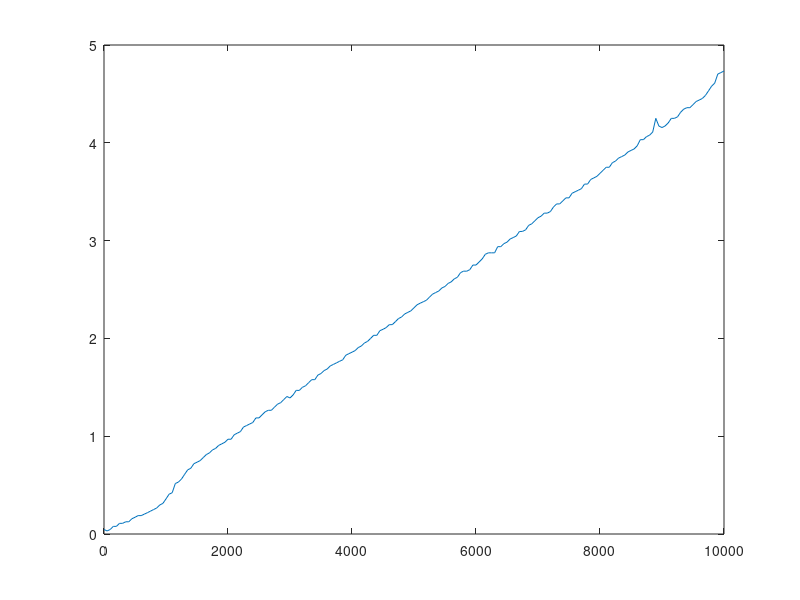

The MATLAB script that drew this image:
%SIZE 200 ; 100 NODOS EN C/PARTICION ; EJES AUMENTANDO DE 0 A 10000 EN PASOS DE A 50 ; PORCENTAJE DE MOVILES: 80%
y = [0.0460000038147
0.0309998989105
0.0460000038147
0.0780000686646
0.0780000686646
0.108999967575
0.108999967575
0.125
0.125
0.155999898911
0.171000003815
0.18799996376
0.18799996376
0.203000068665
0.21799993515
0.233999967575
0.25
0.266000032425
0.296999931335
0.31299996376
0.358999967575
0.40700006485
0.422000169754
0.516000032425
0.531000137329
0.56200003624
0.610000133514
0.655999898911
0.671999931335
0.719000101089
0.734000205994
0.75
0.781000137329
0.81200003624
0.828999996185
0.859999895096
0.875
0.905999898911
0.921999931335
0.93799996376
0.969000101089
0.969000101089
1.01499986649
1.03099989891
1.04700016975
1.09400010109
1.10899996758
1.125
1.13999986649
1.18700003624
1.18700003624
1.21900010109
1.25
1.2650001049
1.26499986649
1.29699993134
1.32800006866
1.34299993515
1.375
1.40599989891
1.39100003242
1.42200016975
1.46900010109
1.46799993515
1.5
1.51499986649
1.54699993134
1.57800006866
1.57800006866
1.625
1.64099979401
1.67100000381
1.68700003624
1.71899986267
1.73399996758
1.75
1.76600003242
1.78100013733
1.82800006866
1.84400010109
1.85899996758
1.875
1.90599989891
1.92200016975
1.95300006866
1.96899986267
2.0
2.03200006485
2.03099989891
2.07899999619
2.09299993515
2.11000013351
2.13999986649
2.14100003242
2.17100000381
2.20300006866
2.21900010109
2.25
2.26600003242
2.28200006485
2.31299996376
2.34400010109
2.36000013351
2.375
2.3900001049
2.42199993134
2.45300006866
2.46900010109
2.4849998951
2.51600003242
2.53100013733
2.56200003624
2.57800006866
2.60899996758
2.625
2.67199993134
2.68799996376
2.68700003624
2.70300006866
2.75
2.75
2.78100013733
2.81299996376
2.8599998951
2.875
2.875
2.875
2.93799996376
2.93799996376
2.96899986267
2.98399996758
3.01600003242
3.03099989891
3.04700016975
3.09299993515
3.09399986267
3.1099998951
3.15600013733
3.17199993134
3.20300006866
3.23399996758
3.25
3.28099989891
3.28099989891
3.29699993134
3.34400010109
3.375
3.375
3.40599989891
3.43700003624
3.43700003624
3.48400020599
3.5
3.51499986649
3.53099989891
3.57799983025
3.57800006866
3.625
3.64100003242
3.65700006485
3.68799996376
3.71899986267
3.75
3.75
3.79700016975
3.81299996376
3.84399986267
3.85899996758
3.875
3.90599989891
3.92199993134
3.93700003624
3.96900010109
4.03200006485
4.03200006485
4.06299996376
4.07800006866
4.1099998951
4.25
4.17100000381
4.15599989891
4.17199993134
4.20300006866
4.25
4.25
4.26499986649
4.31200003624
4.34400010109
4.35900020599
4.35900020599
4.3900001049
4.42200016975
4.43700003624
4.45300006866
4.48399996758
4.53099989891
4.57899999619
4.61000013351
4.70299983025
4.71799993515
4.73399996758
];

x = [0
50
100
150
200
250
300
350
400
450
500
550
600
650
700
750
800
850
900
950
1000
1050
1100
1150
1200
1250
1300
1350
1400
1450
1500
1550
1600
1650
1700
1750
1800
1850
1900
1950
2000
2050
2100
2150
2200
2250
2300
2350
2400
2450
2500
2550
2600
2650
2700
2750
2800
2850
2900
2950
3000
3050
3100
3150
3200
3250
3300
3350
3400
3450
3500
3550
3600
3650
3700
3750
3800
3850
3900
3950
4000
4050
4100
4150
4200
4250
4300
4350
4400
4450
4500
4550
4600
4650
4700
4750
4800
4850
4900
4950
5000
5050
5100
5150
5200
5250
5300
5350
5400
5450
5500
5550
5600
5650
5700
5750
5800
5850
5900
5950
6000
6050
6100
6150
6200
6250
6300
6350
6400
6450
6500
6550
6600
6650
6700
6750
6800
6850
6900
6950
7000
7050
7100
7150
7200
7250
7300
7350
7400
7450
7500
7550
7600
7650
7700
7750
7800
7850
7900
7950
8000
8050
8100
8150
8200
8250
8300
8350
8400
8450
8500
8550
8600
8650
8700
8750
8800
8850
8900
8950
9000
9050
9100
9150
9200
9250
9300
9350
9400
9450
9500
9550
9600
9650
9700
9750
9800
9850
9900
9950
10000
];plot(x,y)